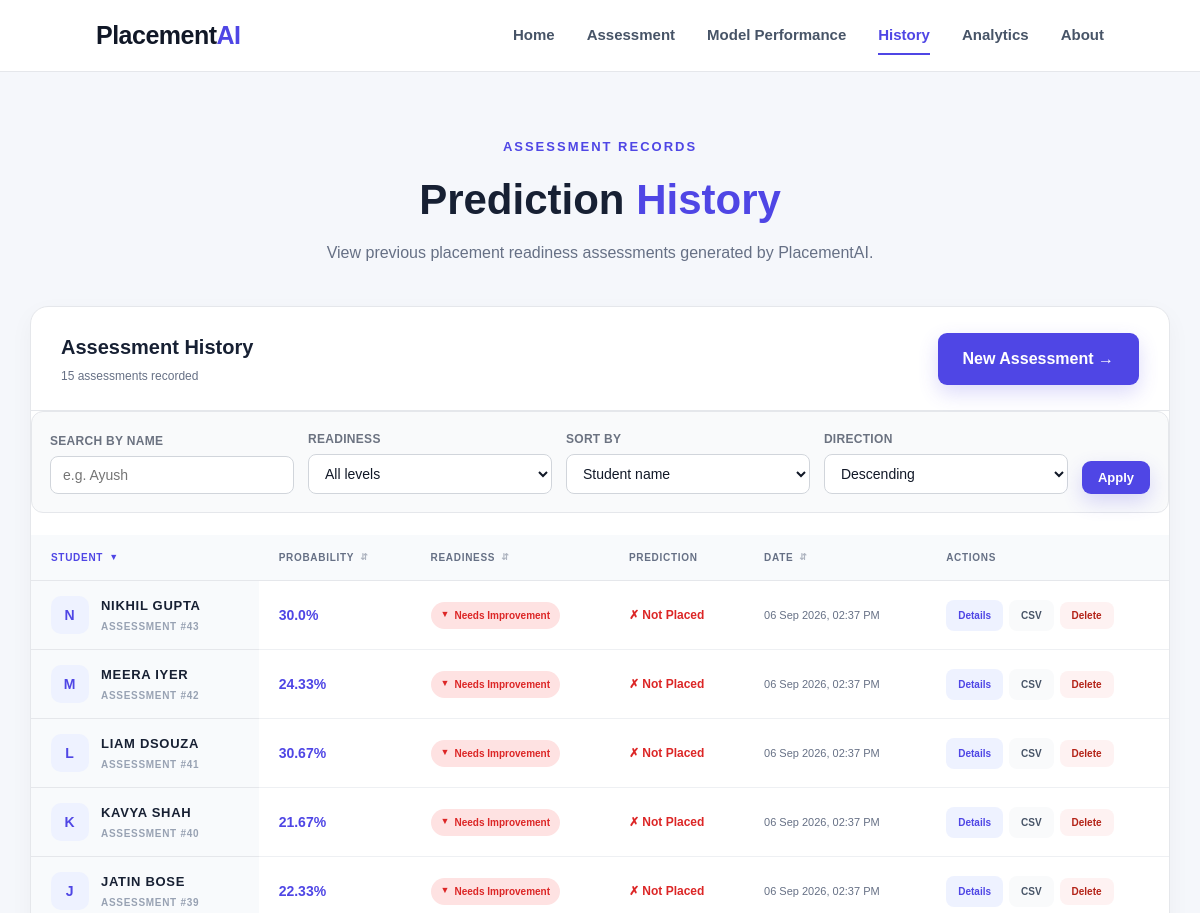
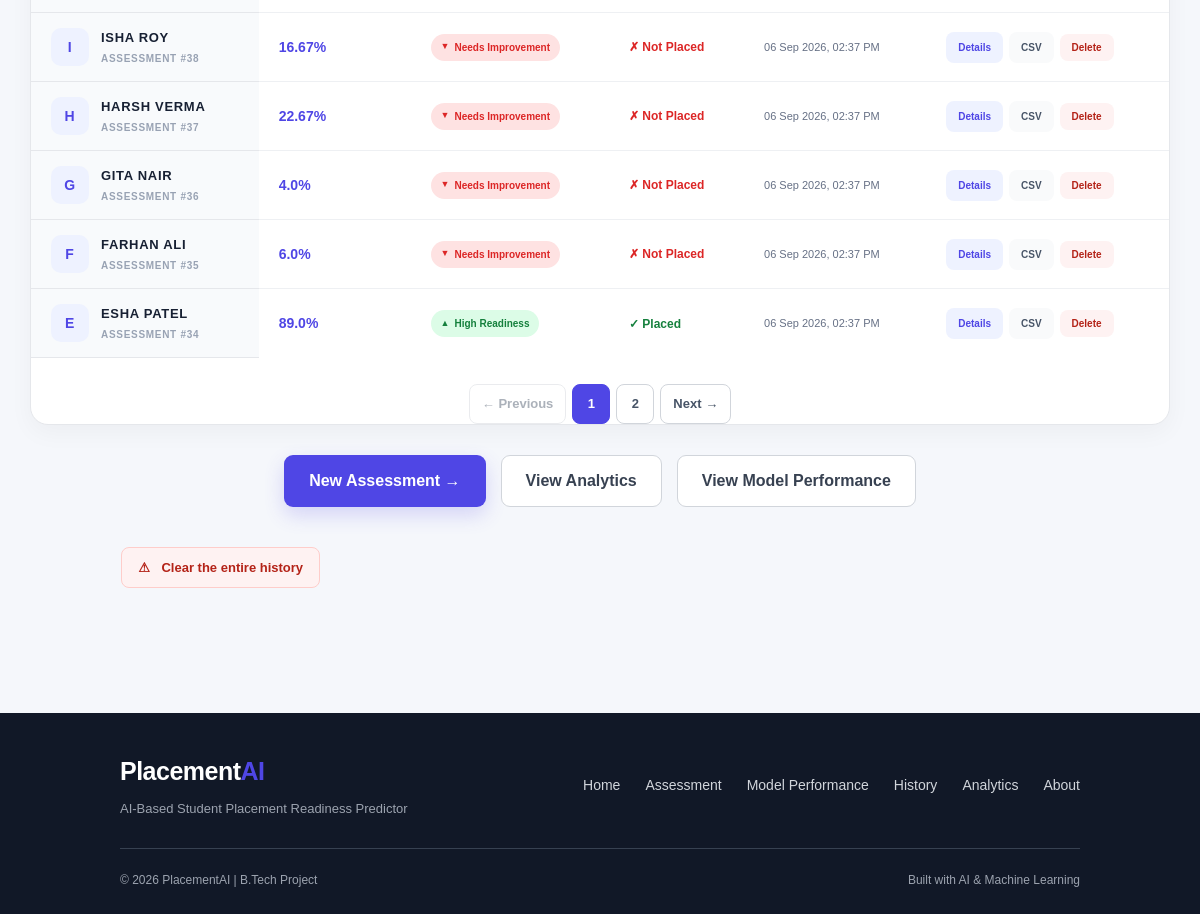
The page /history?sort=name&order=desc on the database its author committed (2 pictures, top to bottom).
### tables this page shows
CREATE TABLE predictions (

            id INTEGER PRIMARY KEY AUTOINCREMENT,

            student_name TEXT NOT NULL,

            probability REAL NOT NULL,

            status TEXT NOT NULL,

            prediction TEXT NOT NULL,

            assessment_date TEXT NOT NULL

        , student_data TEXT, skills TEXT, recommendations TEXT, shap_data TEXT, created_at TEXT);

### app.py (the view)
@app.route("/history")
def history():
    filters = _history_filters()
    try:
        total = db.count_predictions(
            query=filters["q"],
            status=filters["status"]
        )
        page_size = config.HISTORY_PAGE_SIZE
        total_pages = max(
            1,
            -(-total // page_size)
        )
        page = min(
            filters["page"],
            total_pages
        )
        filters["page"] = page
        predictions = db.list_predictions(
            query=filters["q"],
            status=filters["status"],
            sort=filters["sort"],
            order=filters["order"],
            page=page,
            page_size=page_size
        )
    except Exception:
        logger.error(
            "Could not load prediction history",
            exc_info=True
        )
        return render_template(
            "history.html",
            active_page="history",
            predictions=[],
            filters=filters,
            total=0,
            total_pages=1,
            status_choices=config.STATUS_CHOICES,
            errors=[
                "Unable to load prediction history."
            ]
        )
    return render_template(
        "history.html",
        active_page="history",
        predictions=predictions,
        filters=filters,
        total=total,
        total_pages=total_pages,
        status_choices=config.STATUS_CHOICES
    )

### db.py (called while the page is built, shortened)
@contextmanager
def connect():
    connection = sqlite3.connect(
        DATABASE_PATH
    )
    connection.row_factory = sqlite3.Row
    try:
        yield connection
        connection.commit()
    finally:
        connection.close()

def _hydrate(row):
    if row is None:
        return None
    record = dict(row)
    for column in JSON_COLUMNS:
        raw = record.get(column)
        try:
            record[column] = json.loads(raw)
        except (ValueError, TypeError):
            logger.warning(
                "Row %s has unreadable JSON in %s",
                record.get("id"),
                column
            )
            record[column] = (
                {}
                if column == "student_data"
                else []
            )
    return record

def _build_filter(query, status):
    clauses = []
    params = []
    if status:
        clauses.append(
            "status = ?"
        )
        params.append(status)
    if not clauses:
        return "", params
    return (
        "WHERE " + " AND ".join(clauses),
        params
    )

def count_predictions(
    query=None,
    status=None
):
    where, params = _build_filter(
        query,
        status
    )
    with connect() as connection:
        cursor = connection.cursor()
        cursor.execute(
            "SELECT COUNT(*) AS total FROM predictions "
            + where,
            params
        )
        return cursor.fetchone()["total"]

### security.py (called while the page is built)
def issue_token():
    if SESSION_KEY not in session:
        session[SESSION_KEY] = secrets.token_urlsafe(32)
    return session[SESSION_KEY]

def register(app):
    @app.context_processor
    def inject_token():
        return {
            "csrf_token":
                issue_token()
        }

### templates/history.html (shortened to what this page needs)
{% extends "base.html" %}
{% import "_macros.html" as ui %}
{% block main_class %}history-page{% endblock %}
{% set filters = filters or {} %}
{% set has_filters = filters.get('q') or filters.get('status') %}
{% macro sort_link(column, label) %}
    {% set is_active = filters.get('sort') == column %}
    {% set next_order = 'asc' if (is_active and filters.get('order') == 'desc') else 'desc' %}
    <a class="sort-link {% if is_active %}active{% endif %}"
       href="{{ url_for('history',
                        q=filters.get('q') or None,
                        status=filters.get('status') or None,
                        sort=column,
                        order=next_order) }}">
        {{ label }}
        <span class="sort-arrow" aria-hidden="true">
            {%- if is_active -%}
                {{ '&#9650;'|safe if filters.get('order') == 'asc' else '&#9660;'|safe }}
            {%- else -%}
                &#8693;
            {%- endif -%}
        </span>
    </a>
{% endmacro %}
{% macro page_link(number, label=None, classes="") %}
    <a class="page-link {{ classes }}"
       href="{{ url_for('history',
                        q=filters.get('q') or None,
                        status=filters.get('status') or None,
                        sort=filters.get('sort') or None,
                        order=filters.get('order') or None,
                        page=number if number > 1 else None) }}">
        {{ label or number }}
    </a>
{% endmacro %}
{% block content %}
<section class="history-header">
    <p class="section-tag">
        ASSESSMENT RECORDS
    </p>
    <h1>
        Prediction
        <span>History</span>
    </h1>
    <p>
        View previous placement readiness
        assessments generated by PlacementAI.
    </p>
</section>
<section class="history-container">
    <div class="history-summary">
        <div>
            <h2>
                Assessment History
            </h2>
            <p>
                {% if has_filters %}
                    {{ total }} matching assessment{{ '' if total == 1 else 's' }}
                {% else %}
                    {{ total }} assessment{{ '' if total == 1 else 's' }} recorded
                {% endif %}
            </p>
        </div>
        <a href="{{ url_for('assessment') }}"
           class="btn">
            New Assessment &rarr;
        </a>
    </div>
    <form class="history-toolbar"
          method="GET"
          action="{{ url_for('history') }}"
          role="search">
        <div class="toolbar-field">
            <label for="q">
                Search by name
            </label>
            <input type="search"
                   id="q"
                   name="q"
                   value="{{ filters.get('q', '') }}"
                   placeholder="e.g. Ayush"
                   autocomplete="off">
        </div>
        <div class="toolbar-field">
            <label for="status">
                Readiness
            </label>
            <select id="status" name="status">
                <option value="">
                    All levels
                </option>
            </select>
        </div>
        <div class="toolbar-field">
            <label for="sort">
                Sort by
            </label>
            <select id="sort" name="sort">
                {% for value, label in [
                    ("date", "Date"),
                    ("name", "Student name"),
                    ("probability", "Probability"),
                    ("status", "Readiness")
                ] %}
                    <option value="{{ value }}"
                            {% if filters.get('sort') == value %}selected{% endif %}>
                        {{ label }}
                    </option>
                {% endfor %}
            </select>
        </div>
        <div class="toolbar-field">
            <label for="order">
                Direction
            </label>
            <select id="order" name="order">
                <option value="desc"
                        {% if filters.get('order') != 'asc' %}selected{% endif %}>
                    Descending
                </option>
            </select>
        </div>
        <div class="toolbar-actions">
            <button type="submit" class="btn small">
                Apply
            </button>
        </div>
    </form>
    {% if predictions %}
    <div class="history-table-wrapper">
        <table class="history-table">
            <thead>
                <tr>
                    <th scope="col">
                        {{ sort_link('name', 'Student') }}
                    </th>
                    <th scope="col">
                        {{ sort_link('probability', 'Probability') }}
                    </th>
                    <th scope="col">
                        {{ sort_link('status', 'Readiness') }}
                    </th>
                    <th scope="col">
                        Prediction
                    </th>
                    <th scope="col">
                        {{ sort_link('date', 'Date') }}
                    </th>
                    <th scope="col">
                        Actions
                    </th>
                </tr>
            </thead>
            <tbody>
                {% for item in predictions %}
                <tr>
                    <th scope="row">
                        <div class="history-student">
                            <div class="history-avatar" aria-hidden="true">
                                {{ (item.student_name or '?')[:1]|upper }}
                            </div>
                            <div>
                                <strong>
                                    {{ item.student_name or "Unnamed student" }}
                                </strong>
                                <span>
                                    Assessment #{{ item.id }}
                                </span>
                            </div>
                        </div>
                    </th>
                    <td>
                        <strong class="history-probability">
                            {{ item.probability }}%
                        </strong>
                    </td>
                    <td>
                        {{ ui.status_badge(item.status) }}
                    </td>
                    <td>
                        {{ ui.prediction_badge(item.prediction) }}
                    </td>
                    <td class="history-date">
                        {{ item.assessment_date }}
                    </td>
                    <td>
                        <div class="row-actions">
                            <a href="{{ url_for('prediction_details', prediction_id=item.id) }}"
                               class="details-btn">
                                Details
                            </a>
                            <a href="{{ url_for('export_prediction', prediction_id=item.id) }}"
                               class="details-btn subtle">
                                CSV
                            </a>
                            <form method="POST"
                                  class="inline-form"
                                  action="{{ url_for('delete_prediction', prediction_id=item.id) }}"
                                  data-confirm="Delete the assessment for {{ item.student_name or 'this student' }}? This cannot be undone.">
                                <button type="submit" class="details-btn danger">
                                    Delete
                                </button>
                            </form>
                        </div>
                    </td>
                </tr>
                {% endfor %}
            </tbody>
        </table>
    </div>
    {% if total_pages > 1 %}
    {% set page = filters.get('page', 1) %}
    <nav class="pagination" aria-label="History pages">
        {% if page > 1 %}
            {{ page_link(page - 1, '&larr; Previous'|safe) }}
        {% else %}
            <span class="page-link disabled">&larr; Previous</span>
        {% endif %}
        {% set first = [1, page - 2]|max %}
        {% set last = [total_pages, page + 2]|min %}
        {% for number in range(first, last + 1) %}
            {% if number == page %}
                <span class="page-link current" aria-current="page">
                    {{ number }}
                </span>
            {% else %}
                {{ page_link(number) }}
            {% endif %}
        {% endfor %}
        {% if page < total_pages %}
            {{ page_link(page + 1, 'Next &rarr;'|safe) }}
        {% else %}
            <span class="page-link disabled">Next &rarr;</span>
        {% endif %}
    </nav>
    {% endif %}
    {% endif %}
</section>
<div class="history-actions">
    <a href="{{ url_for('assessment') }}"
       class="btn">
        New Assessment &rarr;
    </a>
    <a href="{{ url_for('analytics') }}"
       class="secondary-btn">
        View Analytics
    </a>
    <a href="{{ url_for('model_performance') }}"
       class="secondary-btn">
        View Model Performance
    </a>
</div>
{% if total > 0 or has_filters %}
<details class="danger-zone">
    <summary>
        Clear the entire history
    </summary>
</details>
{% endif %}
{% endblock %}

### templates/_macros.html
{% macro status_class(status) -%}
    {%- if status == "High Readiness" -%}
        high
    {%- elif status == "Moderate Readiness" -%}
        moderate
    {%- else -%}
        low
    {%- endif -%}
{%- endmacro %}
{% macro status_badge(status, extra_class="") %}
    <span class="history-status {{ status_class(status) }} {{ extra_class }}">
        <span class="status-glyph" aria-hidden="true">
            {%- if status == "High Readiness" -%}
                &#9650;
            {%- elif status == "Moderate Readiness" -%}
                &#9679;
            {%- else -%}
                &#9660;
            {%- endif -%}
        </span>
        {{ status }}
    </span>
{% endmacro %}
{% macro prediction_badge(prediction) %}
    {% if prediction is not none
          and (prediction|string|lower == "1"
               or prediction|string|lower == "placed") %}
        <span class="prediction-placed">
            <span aria-hidden="true">&#10003;</span> Placed
        </span>
    {% else %}
        <span class="prediction-not-placed">
            <span aria-hidden="true">&#10007;</span> Not Placed
        </span>
    {% endif %}
{% endmacro %}

### rows shown on the page
predictions: student_name "N", student_name "NIKHIL GUPTA", id "43", probability "30.0", status "Needs Improvement", shows "Not Placed", assessment_date "06 Sep 2026, 02:37 PM"
predictions: student_name "M", student_name "MEERA IYER", id "42", probability "24.33", status "Needs Improvement", shows "Not Placed", assessment_date "06 Sep 2026, 02:37 PM"
predictions: student_name "L", student_name "LIAM DSOUZA", id "41", probability "30.67", status "Needs Improvement", shows "Not Placed", assessment_date "06 Sep 2026, 02:37 PM"
predictions: student_name "K", student_name "KAVYA SHAH", id "40", probability "21.67", status "Needs Improvement", shows "Not Placed", assessment_date "06 Sep 2026, 02:37 PM"
predictions: student_name "J", student_name "JATIN BOSE", id "39", probability "22.33", status "Needs Improvement", shows "Not Placed", assessment_date "06 Sep 2026, 02:37 PM"
predictions: student_name "I", student_name "ISHA ROY", id "38", probability "16.67", status "Needs Improvement", shows "Not Placed", assessment_date "06 Sep 2026, 02:37 PM"
predictions: student_name "H", student_name "HARSH VERMA", id "37", probability "22.67", status "Needs Improvement", shows "Not Placed", assessment_date "06 Sep 2026, 02:37 PM"
predictions: student_name "G", student_name "GITA NAIR", id "36", probability "4.0", status "Needs Improvement", shows "Not Placed", assessment_date "06 Sep 2026, 02:37 PM"
predictions: student_name "F", student_name "FARHAN ALI", id "35", probability "6.0", status "Needs Improvement", shows "Not Placed", assessment_date "06 Sep 2026, 02:37 PM"
predictions: student_name "E", student_name "ESHA PATEL", id "34", probability "89.0", status "High Readiness", shows "Placed", assessment_date "06 Sep 2026, 02:37 PM"

### other values the page prints
{{ total }} "15"
{{ '' if total == 1 else 's' }} "s"
{{ label }} "STUDENT PROBABILITY READINESS DATE"
{{ '&#9650;'|safe if filters.get('order') == 'asc' else '&#9660;'|safe }} "▼"
{{ number }} "1"
{{ label or number }} "2"
{{ label or number }} "Next →"
form field sort "Student name"
